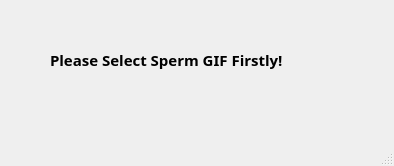
<?xml version="1.0" encoding="UTF-8"?>
<ui version="4.0">
 <class>Worning</class>
 <widget class="QMainWindow" name="Worning">
  <property name="windowModality">
   <enum>Qt::NonModal</enum>
  </property>
  <property name="geometry">
   <rect>
    <x>0</x>
    <y>0</y>
    <width>394</width>
    <height>166</height>
   </rect>
  </property>
  <property name="windowTitle">
   <string>Worning</string>
  </property>
  <widget class="QWidget" name="centralwidget">
   <widget class="QLabel" name="label">
    <property name="geometry">
     <rect>
      <x>50</x>
      <y>40</y>
      <width>291</width>
      <height>41</height>
     </rect>
    </property>
    <property name="font">
     <font>
      <family>Cera PROModern Medium</family>
      <pointsize>12</pointsize>
     </font>
    </property>
    <property name="text">
     <string>&lt;html&gt;&lt;head/&gt;&lt;body&gt;&lt;p&gt;&lt;span style=&quot; font-size:11pt; font-weight:600;&quot;&gt;Please Select Sperm GIF Firstly!&lt;/span&gt;&lt;/p&gt;&lt;/body&gt;&lt;/html&gt;</string>
    </property>
    <property name="textFormat">
     <enum>Qt::AutoText</enum>
    </property>
    <property name="scaledContents">
     <bool>false</bool>
    </property>
   </widget>
  </widget>
  <widget class="QMenuBar" name="menubar">
   <property name="geometry">
    <rect>
     <x>0</x>
     <y>0</y>
     <width>394</width>
     <height>26</height>
    </rect>
   </property>
  </widget>
  <widget class="QStatusBar" name="statusbar"/>
 </widget>
 <resources/>
 <connections/>
</ui>
